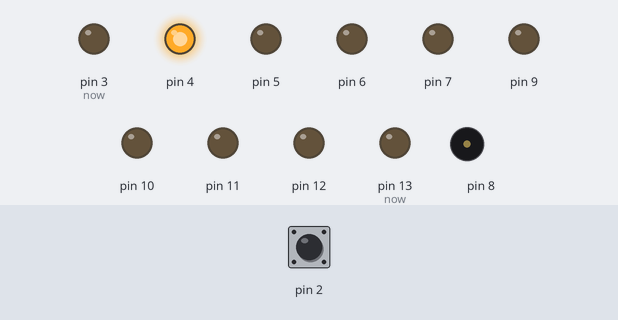
Simulated run of this sketch. Board: Arduino Uno, built with avr-gcc and run on an emulated ATmega328P. Parts: output pins drawn as LEDs (lit = HIGH), buzzer (waves = sounding). The test bench sets the inputs (shaded band); at power-on: pin 2 HIGH. Pins used as bus, display or sensor lines are not drawn.

Above: at 0.25 s.
At 0.65 s:
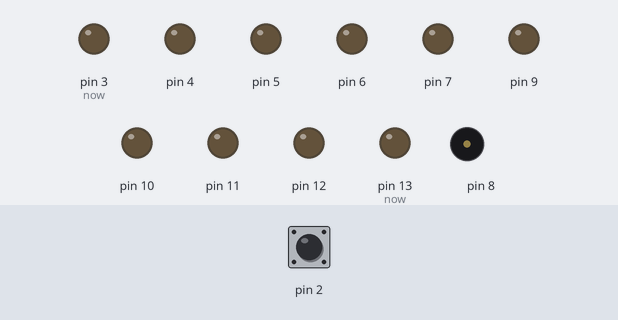
At 0.95 s:
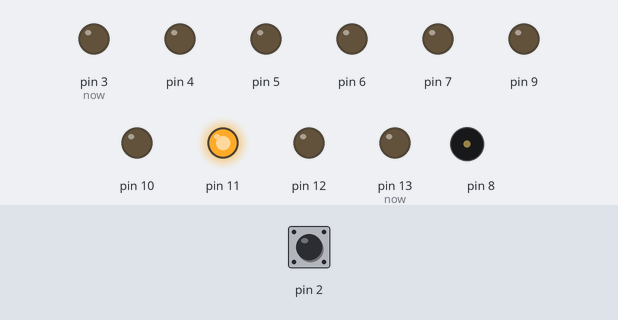
At 1.65 s:
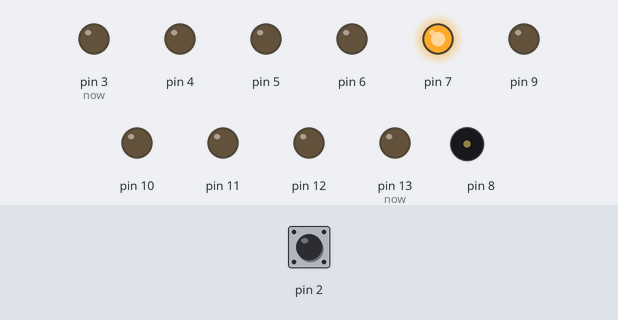
At 2.35 s:
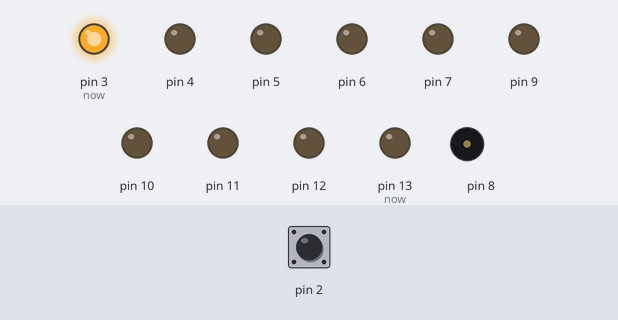
At 3.05 s:
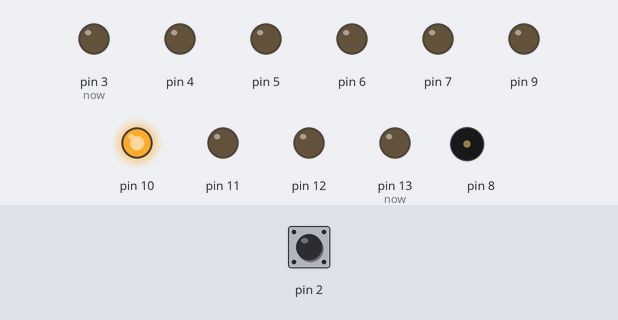
Timing chart, 0 to 3.4 s (numbered marks = the images above):
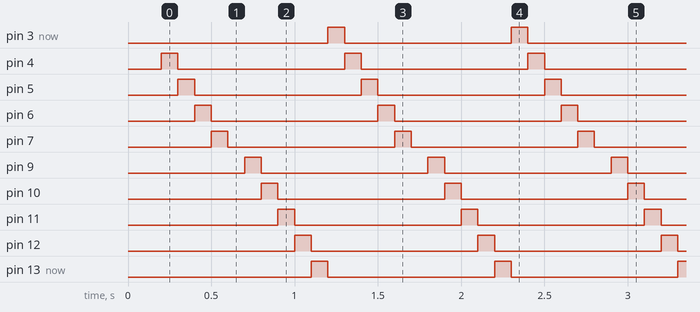

Measured:
- by itself, pin 3 (now), pin 4–7, pin 9–12, pin 13 (now): alternates HIGH for 0.10 s and LOW for 1.0 s

The sketch:

week06_2_arduino_button_change_mode_LED_flow.ino
```cpp
//week06_2_arduino_button_change_mode_LED_flow
int mode=0;
void setup() {
  pinMode(2,INPUT_PULLUP);
  for(int i=3;i<14;i++) pinMode(i,OUTPUT);
  tone(8,523,100); delay(100);
  tone(8,784,100); delay(100);
}
int p=1,now=3;
void loop() {
  if(p&&digitalRead(2)==LOW){
    if(mode) mode--;
    else mode++;
    p--;
  }
  else if(p==0&&digitalRead(2)==HIGH){
    p++;
  }
  if(mode){
    now--;
    if(now<3) now=13;
    digitalWrite(now,HIGH);
    delay(100);
    digitalWrite(now,LOW);
  }
  else{
    now++;
    if(now>13) now=3;
    digitalWrite(now,HIGH);
    delay(100);
    digitalWrite(now,LOW);
  }
}
```
